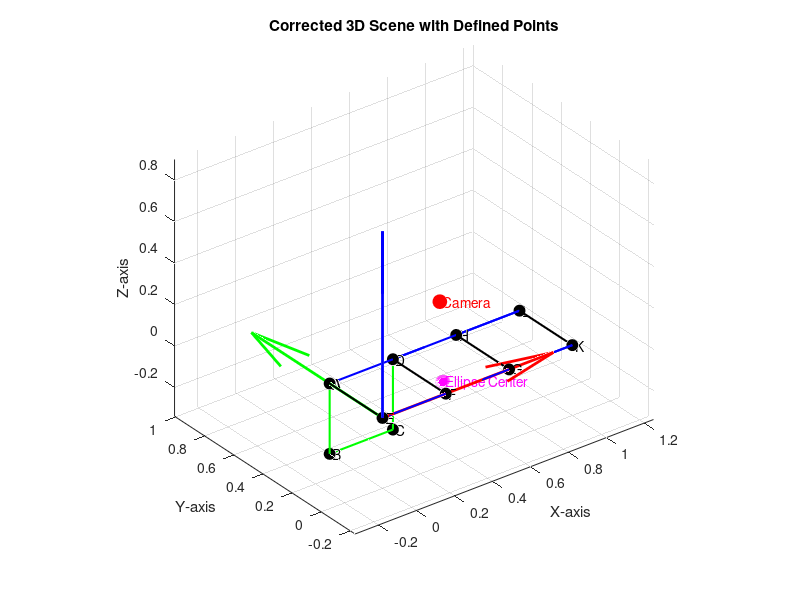

Recreate this plot in MATLAB.
%% 3D views
close all
clearvars
clc

%%

HEIGHT_REAL = 0.36288;
LENGTH_REAL= 1/3;
DEPTH_REAL = 0.33957;

E_real = [0 0 0];
F_real = [LENGTH_REAL 0 0];
G_real = [LENGTH_REAL*2 0 0];
K_real = [LENGTH_REAL*3 0 0];

A_real = [0 HEIGHT_REAL 0];
D_real = [LENGTH_REAL HEIGHT_REAL 0];
H_real = [LENGTH_REAL*2 HEIGHT_REAL 0];
L_real = [LENGTH_REAL*3 HEIGHT_REAL 0];

B_real = [0 HEIGHT_REAL -DEPTH_REAL];
C_real = [LENGTH_REAL HEIGHT_REAL -DEPTH_REAL];

camera_real = [0.2046, -0.1268, 0.5472];

%%
% Ellipse parameters
center = [0.4548, 0.1814, -0.0673]; % Ellipse center
height = 0.0482; % Minor axis (shorter)
length = 0.0658; % Major axis (longer)
rotation_angle = -2.6416; % Rotation angle in radians

%% Generate ellipse points in the XZ-plane
theta = linspace(0, 2*pi, 100); % Parametric angle
ellipse_x = (length / 2) * cos(theta); % Major axis
ellipse_z = (height / 2) * sin(theta); % Minor axis
ellipse_y = zeros(size(theta)); % Zero height ensures ellipse lies in XZ

% Create rotation matrix for alignment within the XZ plane
R_align = [cos(rotation_angle), 0, sin(rotation_angle);
           0,                 1, 0;
          -sin(rotation_angle), 0, cos(rotation_angle)]; % Rotate within the XZ plane

% Rotate and translate the ellipse points
ellipse_rotated = R_align * [ellipse_x; ellipse_y; ellipse_z]; % Apply rotation
ellipse_3D = bsxfun(@plus, ellipse_rotated, center'); % Translate to the center


%%
% Create figure
figure;
hold on;
grid on;
axis equal;

% Plot the ellipse
plot3(ellipse_3D(1, :), ellipse_3D(2, :), ellipse_3D(3, :), 'm-', 'LineWidth', 2);
scatter3(center(1), center(2), center(3), 50, 'm', 'filled'); % Mark center
text(center(1), center(2), center(3), ' Ellipse Center', 'Color', 'm', 'FontSize', 10);


% Plot the axes from point E
quiver3(E_real(1), E_real(2), E_real(3), 1, 0, 0, 'r', 'LineWidth', 2); % X-axis
quiver3(E_real(1), E_real(2), E_real(3), 0, 1, 0, 'g', 'LineWidth', 2); % Y-axis
quiver3(E_real(1), E_real(2), E_real(3), 0, 0, 1, 'b', 'LineWidth', 2); % Z-axis

% Plot the points
points = [E_real; F_real; G_real; K_real; ...
          A_real; D_real; H_real; L_real; ...
          B_real; C_real];
point_labels = {'E', 'F', 'G', 'K', ...
                'A', 'D', 'H', 'L', ...
                'B', 'C'};

% Plot each point with labels
for i = 1:size(points, 1)
    plot3(points(i, 1), points(i, 2), points(i, 3), 'ko', 'MarkerSize', 8, 'MarkerFaceColor', 'k');
    text(points(i, 1), points(i, 2), points(i, 3), [' ' point_labels{i}], 'FontSize', 10, 'Color', 'k');
end

% Highlight the camera position
plot3(camera_real(1), camera_real(2), camera_real(3), 'ro', 'MarkerSize', 10, 'MarkerFaceColor', 'r');
text(camera_real(1), camera_real(2), camera_real(3), ' Camera', 'FontSize', 10, 'Color', 'r');

% Base rectangle (Ground plane)
plot3([E_real(1), F_real(1)], [E_real(2), F_real(2)], [E_real(3), F_real(3)], 'b-', 'LineWidth', 1.5);
plot3([F_real(1), G_real(1)], [F_real(2), G_real(2)], [F_real(3), G_real(3)], 'b-', 'LineWidth', 1.5);
plot3([G_real(1), K_real(1)], [G_real(2), K_real(2)], [G_real(3), K_real(3)], 'b-', 'LineWidth', 1.5);
plot3([K_real(1), E_real(1)], [K_real(2), E_real(2)], [K_real(3), E_real(3)], 'b-', 'LineWidth', 1.5);

% Top rectangle (Height plane)
plot3([A_real(1), D_real(1)], [A_real(2), D_real(2)], [A_real(3), D_real(3)], 'b-', 'LineWidth', 1.5);
plot3([D_real(1), H_real(1)], [D_real(2), H_real(2)], [D_real(3), H_real(3)], 'b-', 'LineWidth', 1.5);
plot3([H_real(1), L_real(1)], [H_real(2), L_real(2)], [H_real(3), L_real(3)], 'b-', 'LineWidth', 1.5);
plot3([L_real(1), A_real(1)], [L_real(2), A_real(2)], [L_real(3), A_real(3)], 'b-', 'LineWidth', 1.5);

% Vertical connections
plot3([E_real(1), A_real(1)], [E_real(2), A_real(2)], [E_real(3), A_real(3)], 'k-', 'LineWidth', 1.5);
plot3([F_real(1), D_real(1)], [F_real(2), D_real(2)], [F_real(3), D_real(3)], 'k-', 'LineWidth', 1.5);
plot3([G_real(1), H_real(1)], [G_real(2), H_real(2)], [G_real(3), H_real(3)], 'k-', 'LineWidth', 1.5);
plot3([K_real(1), L_real(1)], [K_real(2), L_real(2)], [K_real(3), L_real(3)], 'k-', 'LineWidth', 1.5);

% Top roof (Optional)
plot3([A_real(1), B_real(1)], [A_real(2), B_real(2)], [A_real(3), B_real(3)], 'g-', 'LineWidth', 1.5);
plot3([B_real(1), C_real(1)], [B_real(2), C_real(2)], [B_real(3), C_real(3)], 'g-', 'LineWidth', 1.5);
plot3([C_real(1), D_real(1)], [C_real(2), D_real(2)], [C_real(3), D_real(3)], 'g-', 'LineWidth', 1.5);

% Set axis properties
xlabel('X-axis');
ylabel('Y-axis');
zlabel('Z-axis');
title('Corrected 3D Scene with Defined Points');
view(3);
